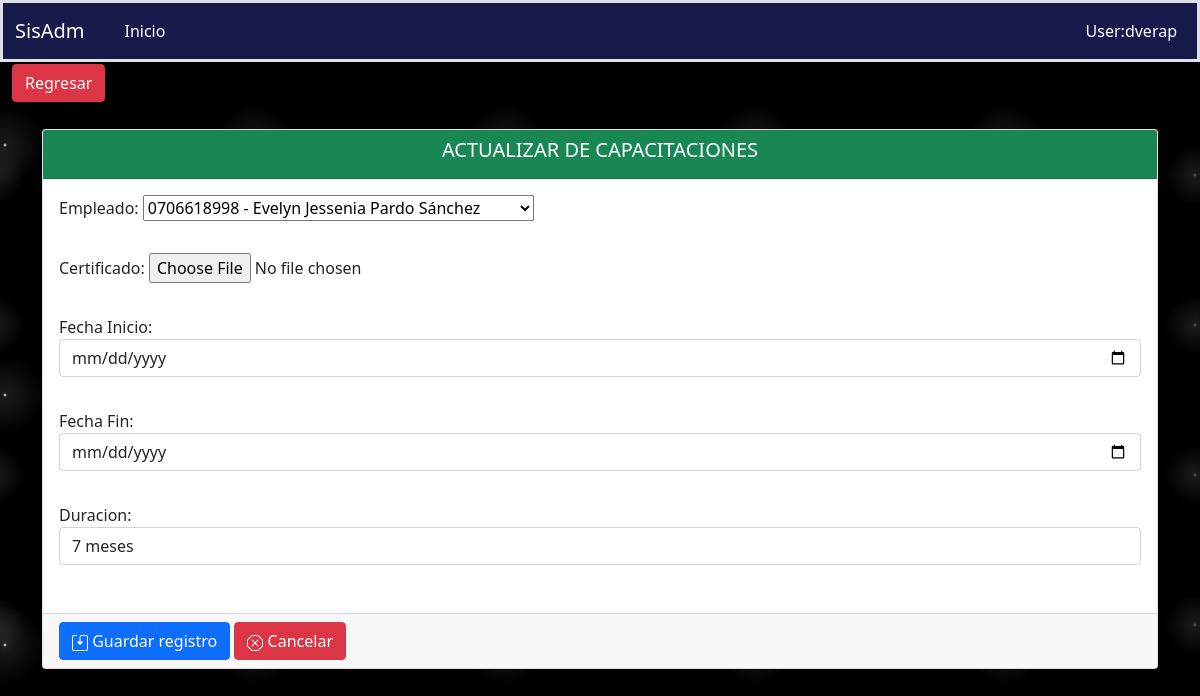
The app's page /fichaPersonal/actualizarCapacitaciones/1/ with its own data.
### aplicaciones/ficha_personal/models.py (models this page shows, shortened)
class Capacitaciones(models.Model):
    empleado = models.ForeignKey(Empleado, on_delete=models.PROTECT, blank=True, null=True)
    certificado = models.FileField(upload_to='fichaPersonal/capacitaciones', blank=True, null=True)
    fecha_Inicio = models.DateField(blank=True, null=True, auto_now=False)
    fecha_Fin = models.DateField(blank=True, null=True, auto_now=False)
    duracion = models.CharField(max_length=10, blank=True, null=True)
    class Meta:
        verbose_name = "Capacitacion"
        verbose_name_plural = "Capacitaciones"
        ordering = ('id',)

### aplicaciones/ficha_personal/views/Capacitaciones/views.py (the view)
# urls.py: path('actualizarCapacitaciones/<int:pk>/', ActualizarCapacitaciones.as_view(), name='actualizarCapacitaciones'),
class ActualizarCapacitaciones(UpdateView):
    model = Capacitaciones
    template_name = "Capacitaciones/form.html"
    success_url = reverse_lazy('ficha_Personal:capacitaciones')
    form_class = CapacitacionesForm
    def get_context_data(self, **kwargs):
        context = super().get_context_data(**kwargs)
        context['action_save'] = self.request.path
        context['titulo'] = 'ACTUALIZAR DE CAPACITACIONES'
        context['url_anterior'] = '/fichaPersonal/capacitaciones'
        context['listar_url'] = '/fichaPersonal/capacitaciones'
        return context

### aplicaciones/ficha_personal/forms.py
class CapacitacionesForm(ModelForm):
    class Meta:
        model = Capacitaciones
        fields = '__all__'
        widgets = {
            'fecha_Inicio': forms.DateInput(format=('%d/%m/%Y'),attrs={'class': 'form-control', 'placeholder': 'Seleccione la fecha inicial','type': 'date'}),
            'fecha_Fin': forms.DateInput(format=('%d/%m/%Y'),attrs={'class': 'form-control', 'placeholder': 'Seleccione la fecha final','type': 'date'}),
            'duracion': forms.TextInput(attrs={'class': 'form-control','placeholder':'Ingrese cuanto tiempo duro su capacitacion'}),
        }

### aplicaciones/ficha_personal/models.py (called while the page is built)
    def __str__(self):
        return "{} - {}".format(self.cedula, self.nombres)

### aplicaciones/ficha_personal/templates/Capacitaciones/form.html (shortened to what this page needs)
{% extends 'formulario.html' %}
{% load static %}
{% block controls %}
    {{ form.as_p }}
{% endblock %}

### static/css/estilos.css (style rules this page uses)
body { background-color:black; background-image: radial-gradient(white, rgba(255,255,255,.2) 2px, transparent 40px), radial-gradient(white, rgba(255,255,255,.15) 1px, transparent 30px), radial-gradient(white, rgba(255,255,255,.1) 2px, transparent 40px), radial-gradient(rgba(255,255,255,.4), rgba(255,255,255,.1) 2px, transparent 30px); background-size: 550px 550px, 350px 350px, 250px 250px, 150px 150px; background-position: 0 0, 40px 60px, 130px 270px, 70px 100px; color: #171a4a; }

### records on screen
Capacitaciones: empleado "0706618998 - Evelyn Jessenia Pardo Sánchez", duracion "7 meses"

### other values on screen
{{ titulo }} "ACTUALIZAR DE CAPACITACIONES"
